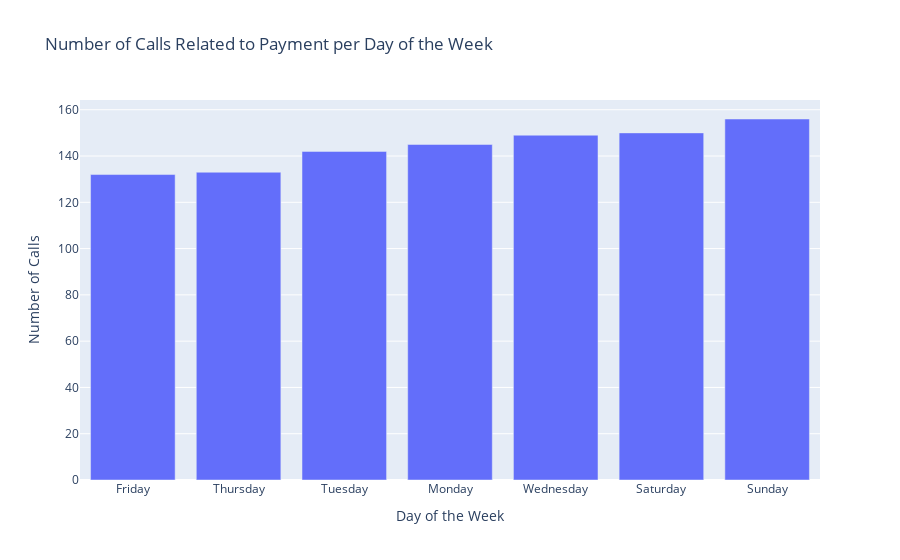

The cell this chart's notebook holds for it:
### Code cell
fig = px.bar(
    callsByDayOfWeek,
    x="dayOfWeek",
    y="call_id",
    title="Number of Calls Related to Payment per Day of the Week",
    labels={"dayOfWeek": "Day of the Week", "call_id": "Number of Calls"},
)
fig.show()

### Figure 1 — Plotly figure (JSON) as saved in the notebook; plotly's stock layout.template omitted (floating-point values rounded to 4 significant figures)
{"data": [{"alignmentgroup": "True", "hovertemplate": "Day of the Week=%{x}<br>Number of Calls=%{y}<extra></extra>", "legendgroup": "", "marker": {"color": "#636efa", "pattern": {"shape": ""}}, "name": "", "offsetgroup": "", "orientation": "v", "showlegend": false, "textposition": "auto", "type": "bar", "x": ["Friday", "Thursday", "Tuesday", "Monday", "Wednesday", "Saturday", "Sunday"], "xaxis": "x", "y": [132, 133, 142, 145, 149, 150, 156], "yaxis": "y"}], "layout": {"barmode": "relative", "legend": {"tracegroupgap": 0}, "title": {"text": "Number of Calls Related to Payment per Day of the Week"}, "xaxis": {"anchor": "y", "domain": [0, 1], "title": {"text": "Day of the Week"}}, "yaxis": {"anchor": "x", "domain": [0, 1], "title": {"text": "Number of Calls"}}}}
